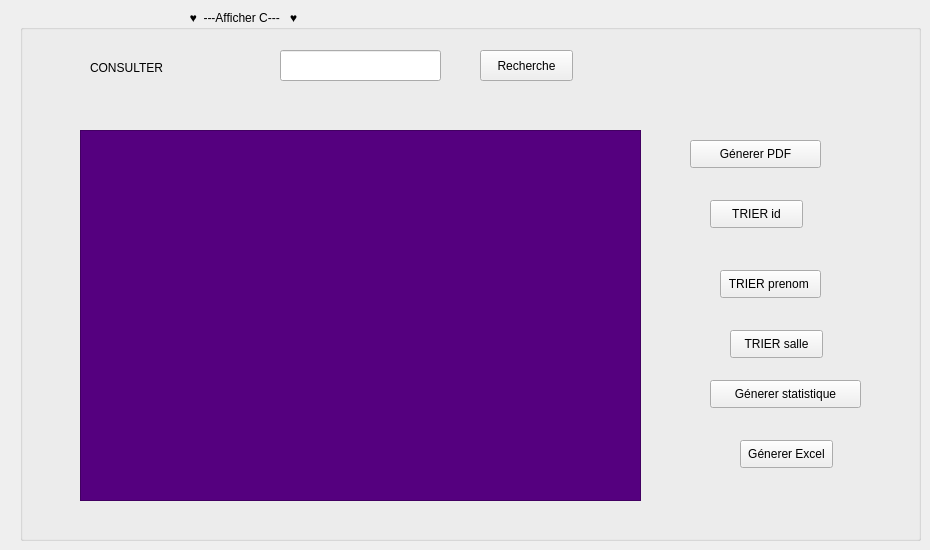
   <widget class="QWidget" name="tab_10">
    <attribute name="icon">
     <iconset>
      <normaloff>../../../LENOVO/Downloads/affiche.png</normaloff>../../../LENOVO/Downloads/affiche.png</iconset>
    </attribute>
    <attribute name="title">
     <string>Afficher</string>
    </attribute>
    <widget class="QGroupBox" name="groupBox_19">
     <property name="geometry">
      <rect>
       <x>20</x>
       <y>10</y>
       <width>901</width>
       <height>531</height>
      </rect>
     </property>
     <property name="title">
      <string>                                                   ♥  ---Afficher C---   ♥                                     </string>
     </property>
     <widget class="QTableView" name="TableView_ouss">
      <property name="geometry">
       <rect>
        <x>60</x>
        <y>120</y>
        <width>561</width>
        <height>371</height>
       </rect>
      </property>
      <property name="styleSheet">
       <string notr="true">background-color: rgb(85, 0, 127);
</string>
      </property>
     </widget>
     <widget class="QLabel" name="label_31">
      <property name="geometry">
       <rect>
        <x>70</x>
        <y>50</y>
        <width>131</width>
        <height>16</height>
       </rect>
      </property>
      <property name="text">
       <string>CONSULTER </string>
      </property>
     </widget>
     <widget class="QLineEdit" name="le_recherche_ouss">
      <property name="geometry">
       <rect>
        <x>260</x>
        <y>40</y>
        <width>161</width>
        <height>31</height>
       </rect>
      </property>
     </widget>
     <widget class="QPushButton" name="pb_recherche_ouss">
      <property name="geometry">
       <rect>
        <x>460</x>
        <y>40</y>
        <width>93</width>
        <height>31</height>
       </rect>
      </property>
      <property name="text">
       <string>Recherche</string>
      </property>
     </widget>
     <widget class="QPushButton" name="pushButton_pdf_ouss">
      <property name="geometry">
       <rect>
        <x>670</x>
        <y>130</y>
        <width>131</width>
        <height>28</height>
       </rect>
      </property>
      <property name="text">
       <string>Génerer PDF</string>
      </property>
     </widget>
     <widget class="QPushButton" name="pushButton_trierid_ouss">
      <property name="geometry">
       <rect>
        <x>690</x>
        <y>190</y>
        <width>93</width>
        <height>28</height>
       </rect>
      </property>
      <property name="text">
       <string>TRIER id</string>
      </property>
     </widget>
     <widget class="QPushButton" name="pushButton_trierprenom_ouss">
      <property name="geometry">
       <rect>
        <x>700</x>
        <y>260</y>
        <width>101</width>
        <height>28</height>
       </rect>
      </property>
      <property name="text">
       <string>TRIER prenom </string>
      </property>
     </widget>
     <widget class="QPushButton" name="pushButton_triersalle_ouss">
      <property name="geometry">
       <rect>
        <x>710</x>
        <y>320</y>
        <width>93</width>
        <height>28</height>
       </rect>
      </property>
      <property name="text">
       <string>TRIER salle</string>
      </property>
     </widget>
     <widget class="QPushButton" name="pushButton_stat_ouss">
      <property name="geometry">
       <rect>
        <x>690</x>
        <y>370</y>
        <width>151</width>
        <height>28</height>
       </rect>
      </property>
      <property name="text">
       <string>Génerer statistique</string>
      </property>
     </widget>
     <widget class="QPushButton" name="pushButton_excel_ouss">
      <property name="geometry">
       <rect>
        <x>720</x>
        <y>430</y>
        <width>93</width>
        <height>28</height>
       </rect>
      </property>
      <property name="text">
       <string>Génerer Excel</string>
      </property>
     </widget>
    </widget>
   </widget>
